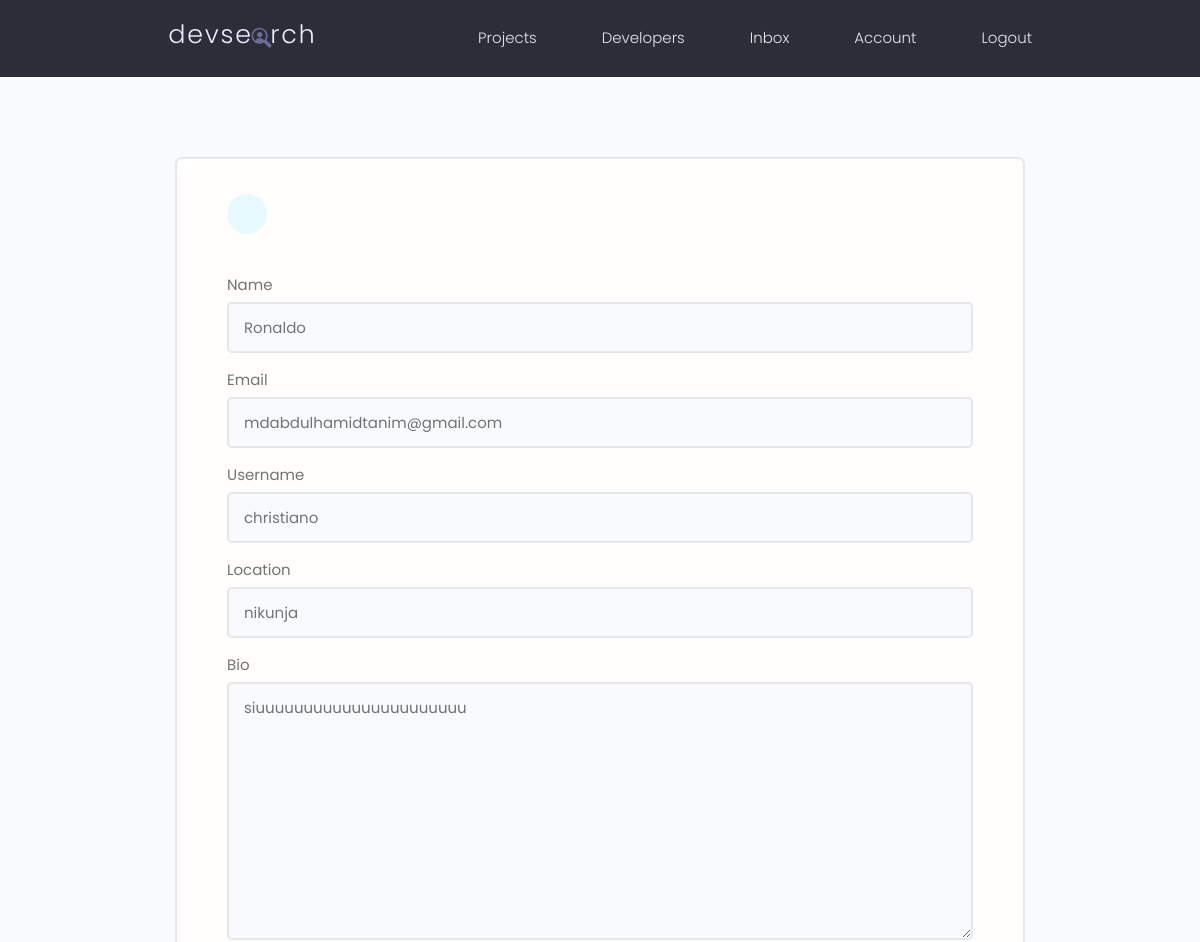
Page /developers/edit-account/ (signed in, upper part) on the earlier database version.
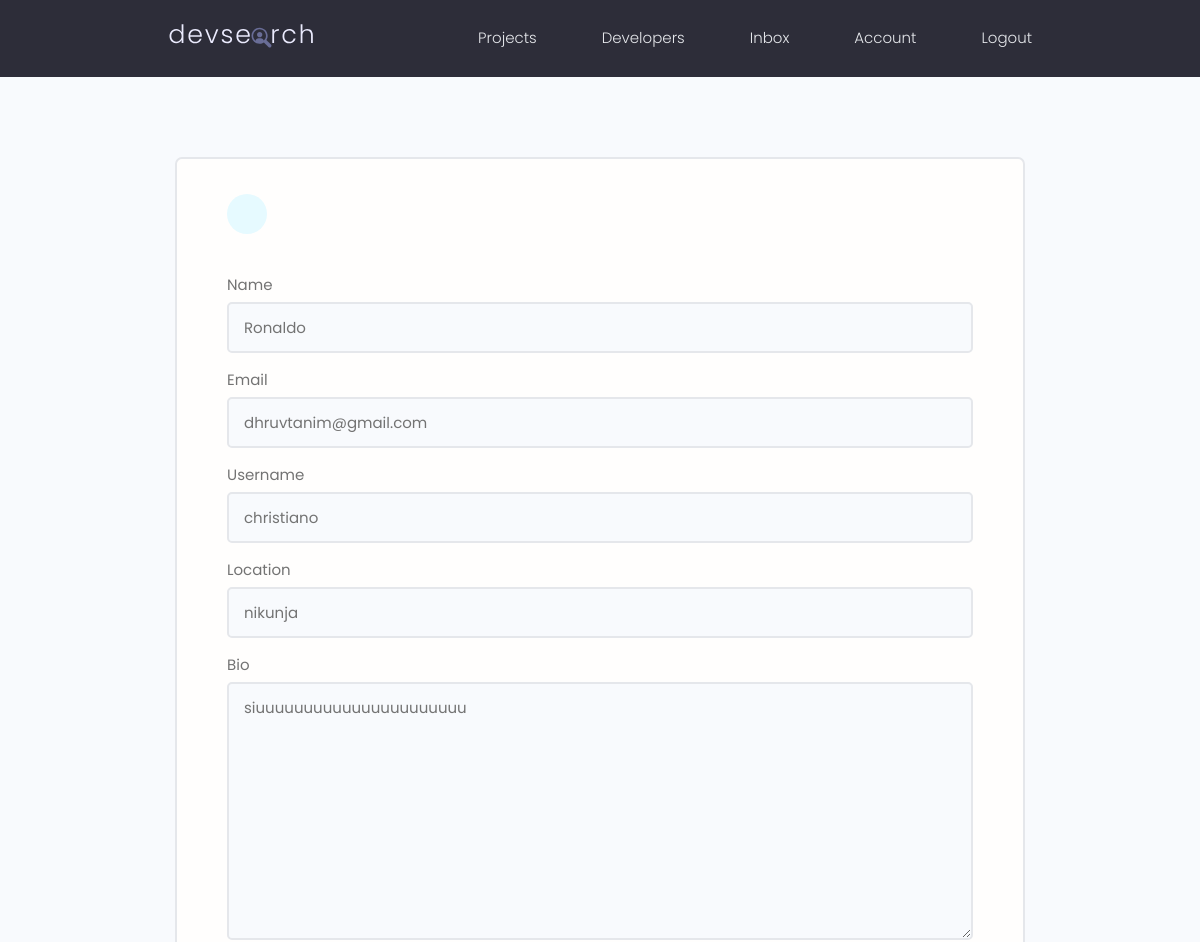
Same page on the later database version.
### users/models.py (models this page shows, shortened)
class Profile(models.Model):
    user = models.OneToOneField(
        User,
        on_delete=models.CASCADE,
        null=True,
        blank=True
    )
    name = models.CharField(
        max_length=200,
        blank=True,
        null=True
    )
    email = models.EmailField(
        max_length=500,
        blank=True,
        null=True
    )
    username = models.CharField(
        max_length=200,
        blank=True,
        null=True
    )
    location = models.CharField(
        max_length=200,
        blank=True,
        null=True
    )
    short_intro = models.CharField(
        max_length=200,
        blank=True,
        null=True
    )
    bio = models.TextField(
        blank=True,
        null=True
    )
    profile_image = models.ImageField(
        default='profiles/user-default.png',
        upload_to='profiles/',
        blank=True,
        null=True
    )
    social_github = models.CharField(
        max_length=200,
        blank=True,
        null=True
    )
    social_twitter = models.CharField(
        max_length=200,
        blank=True,
        null=True
    )
    social_linkedin = models.CharField(
        max_length=200,
        blank=True,
        null=True
    )
    social_youtube = models.CharField(
        max_length=200,
        blank=True,
        null=True
    )
    social_website = models.CharField(
        max_length=200,
        blank=True,
        null=True
    )
    created = models.DateTimeField(
        auto_now_add=True
    )
    id = models.UUIDField(
        default=uuid.uuid4,
        unique=True,
        primary_key=True,
        editable=False
    )

### users/views.py (the view, shortened to what this page needs)
# urls.py: path('edit-account/', views.editAccount, name='edit-account'),
@login_required(login_url='login')
def editAccount(request):
    profile = request.user.profile
    form = ProfileForm(instance=profile)
    context = {
        'form': form
    }
    return render(
        request,
        'users/profile_form.html',
        context
    )

### users/forms.py
class ProfileForm(ModelForm):
    class Meta:
        model = Profile
        fields = [
            'name',
            'email',
            'username',
            'location',
            'bio',
            'short_intro',
            'profile_image',
            'social_github',
            'social_twitter',
            'social_youtube',
            'social_website',
        ]
    def __init__(self, *args, **kwargs):
        super(ProfileForm, self).__init__(*args, **kwargs)
        for name, field in self.fields.items():
            field.widget.attrs.update({'class': 'input'})

### users/templates/users/profile_form.html (shortened to what this page needs)
{% extends 'main.html' %}
{% block content %}
<main class="formPage my-xl">
    <div class="content-box">
        <div class="formWrapper">
            <a class="backButton" href="{% url 'account' %}">
            </a>
            <br>
            <form
                class="form"
                method="POST"
                action=""
                enctype="multipart/form-data"
            >
                {% for field in form %}
                <div class="form__field">
                    <label for="formInput#text">
                        {{ field.label }}
                    </label>
                    {{ field }}
                </div>
                {% endfor %}
            </form>
        </div>
    </div>
</main>
{% endblock %}

Differences in the rows shown:
changed Profile "Ronaldo": email "mdabdulhamidtanim@gmail.com" → "dhruvtanim@gmail.com"
